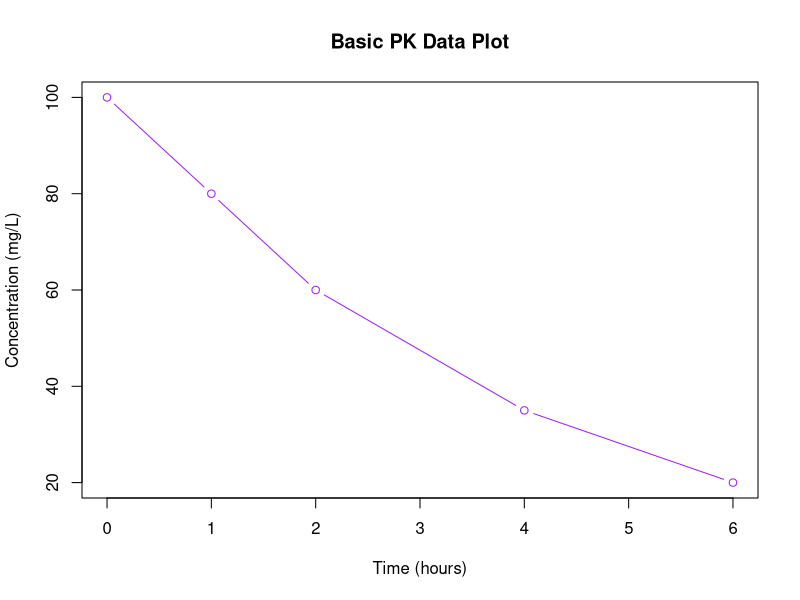

Reproduce this figure in R.
# Basic R math practice
dose <- c(100, 200, 150)
half <- dose / 2
print(half)

# B Making a data frame
# creating a small Pk dataset 
time <- c(0, 1, 2, 4, 6)
conc <- c(100, 80, 60, 35, 20)
pk_data <- data.frame(time, conc)
print(pk_data)


# PLOT
# Plotting concentration over time 
plot(pk_data$time, pk_data$conc, type = "b", col = "purple",
     main = "Basic PK Data Plot",
     xlab = "Time (hours)", ylab = "Concentration (mg/L)")
